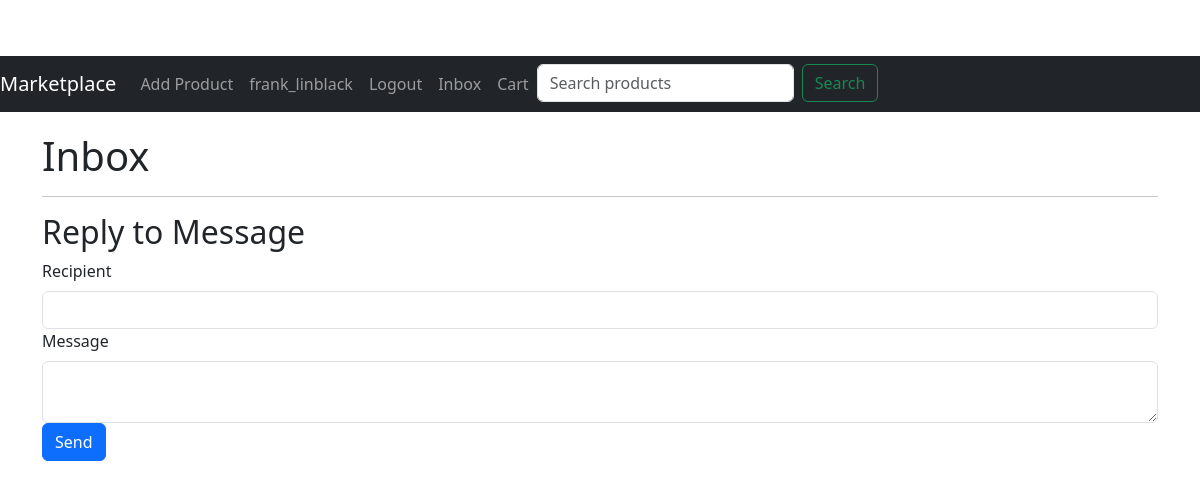
The page /inbox (signed in) on the database as committed earlier.
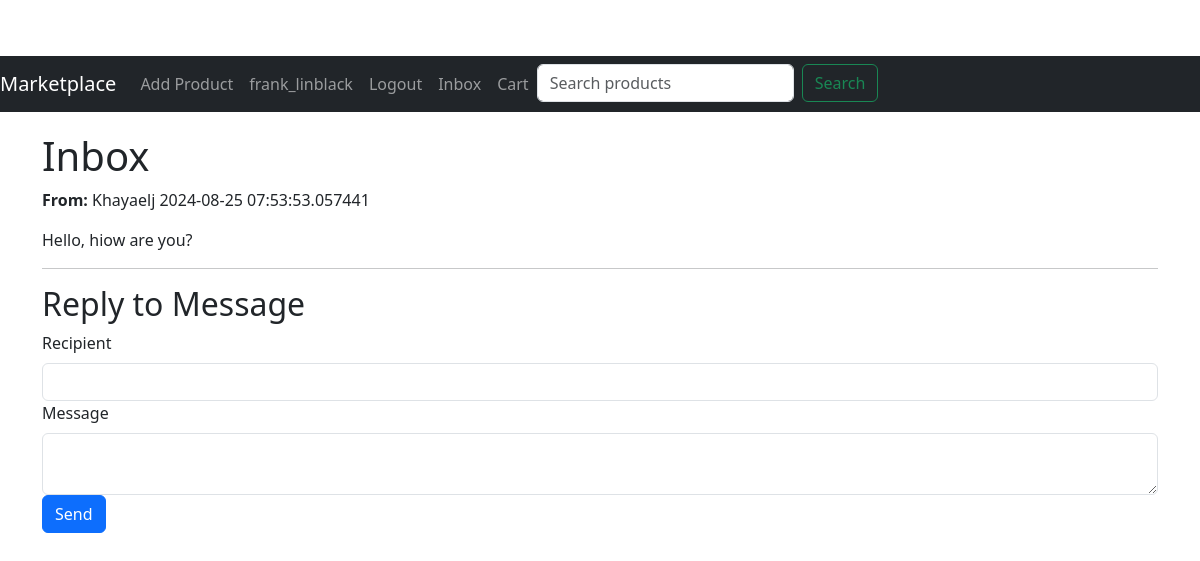
The same page on the database as committed later.
### app/models.py (models this page shows, shortened)
class User(UserMixin, db.Model):
    id = db.Column(db.Integer, primary_key=True)
    username = db.Column(db.String(64), index=True, unique=True)
    email = db.Column(db.String(120), index=True, unique=True)
    password_hash = db.Column(db.String(128))
    profile_picture = db.Column(db.String(150), nullable=True)
    products = db.relationship('Product', backref='author', lazy='dynamic')
    reviews = db.relationship('Review', backref='author', lazy='dynamic')
    admin_profile = db.relationship('Admin', uselist=False, backref='user')
    wishlist_entries = db.relationship('Wishlist', backref='user', lazy=True)
    received_messages = db.relationship('Message', foreign_keys='Message.receiver_id', backref='receiver', overlaps="sent_messages,received_messages")
    sent_messages = db.relationship('Message', foreign_keys='Message.sender_id', backref='sender', overlaps="received_messages,sent_messages")

class Message(db.Model):
    id = db.Column(db.Integer, primary_key=True)
    sender_id = db.Column(db.Integer, db.ForeignKey('user.id'))
    receiver_id = db.Column(db.Integer, db.ForeignKey('user.id'))
    body = db.Column(db.String(1024))
    timestamp = db.Column(db.DateTime, index=True, default=datetime.utcnow)
    read = db.Column(db.Boolean, default=False)

### app/routes.py (the view, shortened to what this page needs)
@bp.route('/inbox', methods=['GET', 'POST'])
@login_required
def inbox():
    messages = Message.query.filter_by(receiver_id=current_user.id).order_by(Message.timestamp.desc()).all()
    form = MessageForm()
    for message in messages:
        if not message.read:
            message.read = True
            db.session.commit()
    return render_template('inbox.html', title='Inbox', messages=messages, form=form)

### app/forms.py
class MessageForm(FlaskForm):
    recipient = StringField('Recipient', validators=[DataRequired()])
    body = TextAreaField('Message', validators=[DataRequired()])
    submit = SubmitField('Send')

### app/models.py (called while the page is built)
@login.user_loader
def load_user(id):
    return User.query.get(int(id))

### app/routes.py (called while the page is built)
@bp.before_request
def before_request():
    if current_user.is_authenticated:
        unread_count = Message.query.filter_by(receiver_id=current_user.id, read=False).count()
        current_app.jinja_env.globals['unread_count'] = unread_count

### app/templates/inbox.html (shortened to what this page needs)
{% extends "base.html" %}
{% block content %}
<h1>{{ title }}</h1>
<div class="inbox-messages">
    {% for message in messages %}
    <div class="message-item {% if not message.read %}unread{% endif %}">
        <p><strong>From:</strong> {{ message.sender.username }} <span class="timestamp">{{ message.timestamp }}</span></p>
        <p>{{ message.body }}</p>
    </div>
    {% endfor %}
</div>
<hr>
<div class="message-reply">
    <h2>Reply to Message</h2>
    <form method="POST" action="">
        <div class="form-group">
            {{ form.recipient.label(class="form-label") }}
            {{ form.recipient(class="form-control") }}
        </div>
        <div class="form-group">
            {{ form.body.label(class="form-label") }}
            {{ form.body(class="form-control") }}
        </div>
        <div class="form-group">
            {{ form.submit(class="btn btn-primary") }}
        </div>
    </form>
</div>
{% endblock %}

### app/templates/base.html (shortened to what this page needs)
<!doctype html>
<html lang="en">
<head>
  <link rel="stylesheet" href="{{ url_for('static', filename='css/styles.css') }}">
  <link href="https://cdn.jsdelivr.net/npm/bootstrap@5.3.0/dist/css/bootstrap.min.css" rel="stylesheet">
</head>
<body>
  <nav class="navbar navbar-expand-lg navbar-dark bg-dark">
    <a class="navbar-brand" href="{{ url_for('main.index') }}">Marketplace</a>
    <div class="collapse navbar-collapse" id="navbarNav">
      <ul class="navbar-nav">
        {% if current_user.is_authenticated %}
        <li class="nav-item">
          <a class="nav-link" href="{{ url_for('main.add_product') }}">Add Product</a>
        </li>
        <li class="nav-item">
          <a class="nav-link" href="{{ url_for('main.edit_profile') }}">{{ current_user.username }}</a>
        </li>
        <li class="nav-item">
          <a class="nav-link" href="{{ url_for('main.logout') }}">Logout</a>
        </li>
        <li class="nav-item">
          <a class="nav-link" href="{{ url_for('main.inbox') }}">
            Inbox
          </a>
        </li>
        {% endif %}
        <li class="nav-item">
          <a class="nav-link" href="{{ url_for('main.cart') }}">Cart</a>
        </li>
        <li class="nav-item">
          <form class="d-flex ms-auto" action="{{ url_for('main.search') }}" method="get">
            <input class="form-control me-2" type="search" name="query" placeholder="Search products" aria-label="Search">
            <button class="btn btn-outline-success" type="submit">Search</button>
          </form>
        </li>
      </ul>
    </div>
  </nav>
  <div class="container">
    {% block content %}{% endblock %}
  </div>
</body>
</html>

### app/static/css/styles.css (style rules this page uses)
body { padding-top: 56px; }
.navbar { margin-bottom: 20px; }
.container { max-width: 960px; margin: 0 auto; }
.btn { border-radius: .2rem; padding: .5rem 1rem; }
.btn-primary { background-color: #007bff; border-color: #007bff; }

Rows that differ between the two databases and show on the page:
added Message: sender.username "Khayaelj", timestamp "2024-08-25 07:53:53.057441", body "Hello, hiow are you?"
